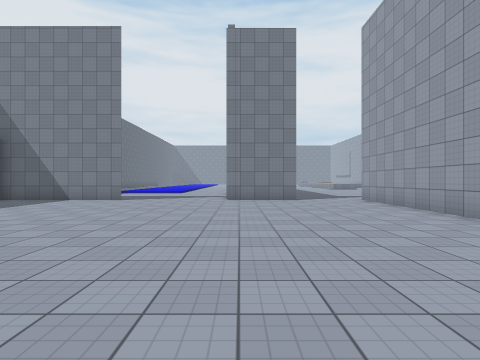
[1] (above)

17 first-person views from a walk through a Unity game level. The camera is 1.4 m above the floor, looks level and sees 80° across. The floor is counted in squares, 2 m on a side. Each view is taken from the middle of a square. On the plan, view 1 faces up. The plan holds only what a view shows up to about 10 squares ahead; the rest is blank. The player character is not drawn. Surface patterns are stand-ins for the level's own textures.

[2]
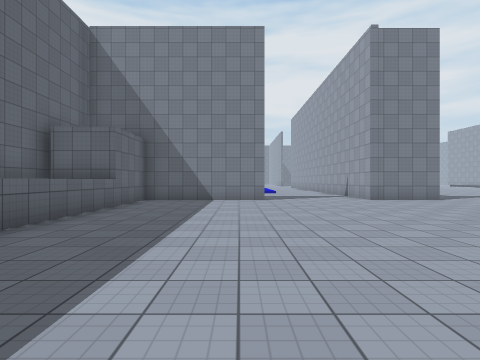

[3]
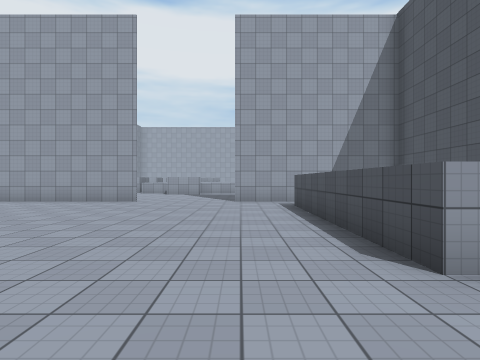

[4]
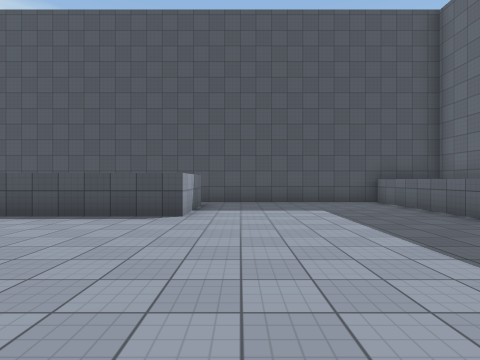

[5]
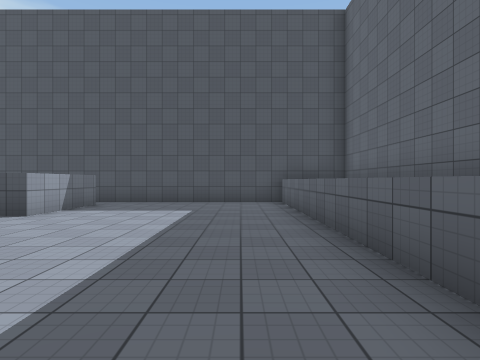

[6]
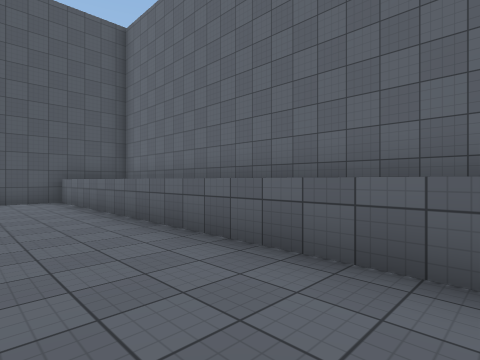

[7]
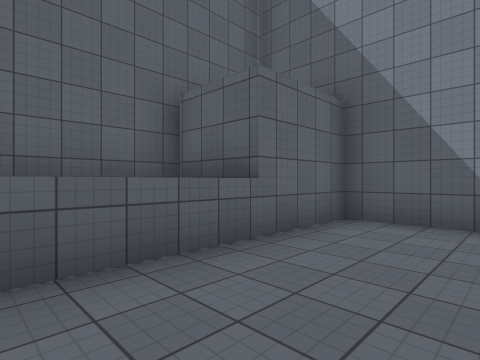

[8]
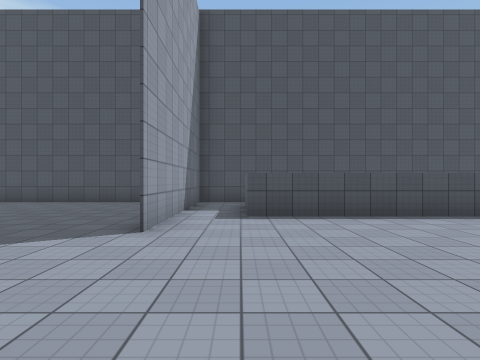

[9]
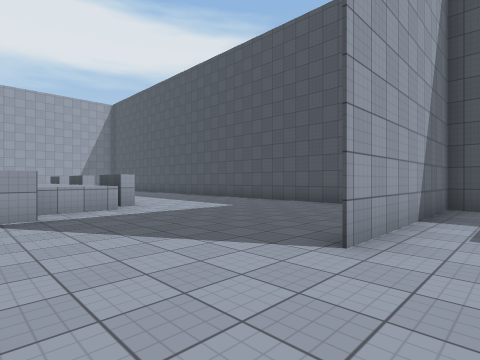

[10]
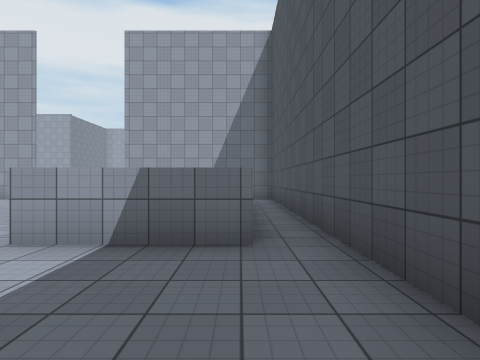

[11]
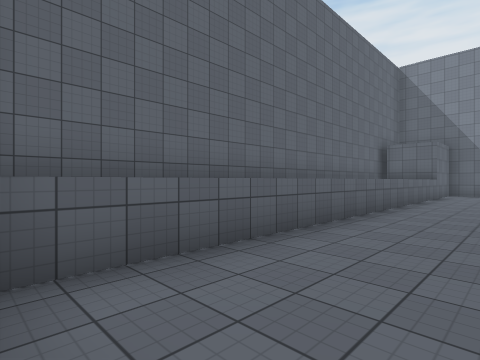

[12]
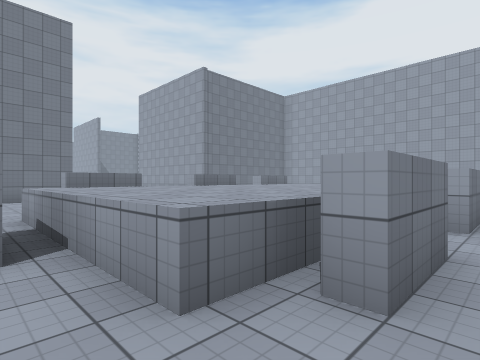

[13]
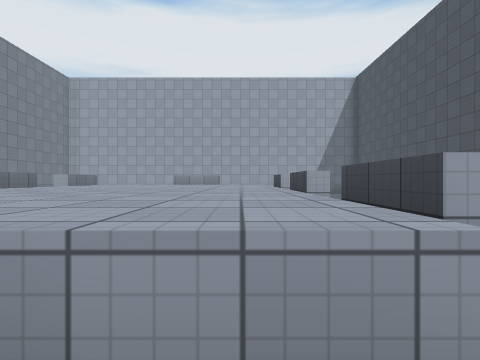

[14]
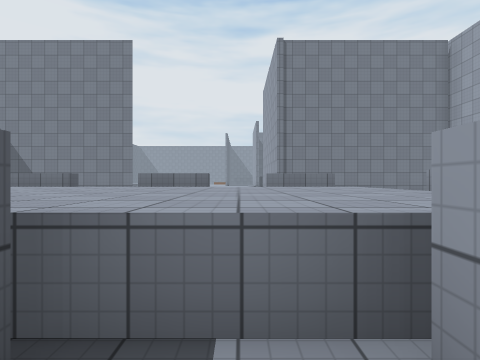

[15]
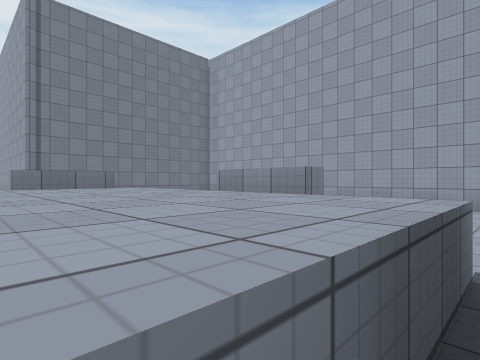

[16]
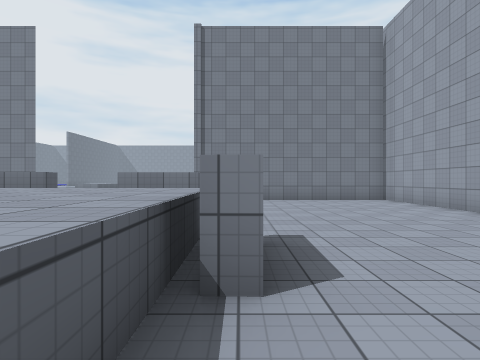

[17]
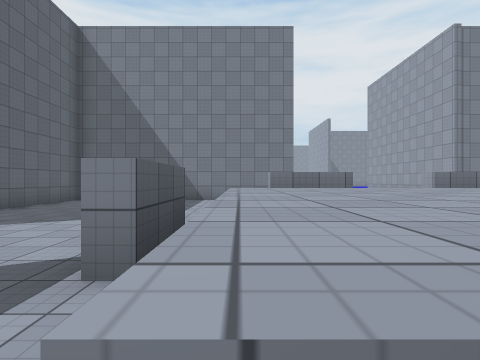

### Floor plan
Key: @ floor where view 1 was taken; # wall or solid block; . floor; ^ raised ledge.
Columns run from 10 left of view 1 to 25 right of it. Each row starts with its distance up from view 1.
 10  #####....##..#   ####        ######
  9  #............#.  ...         .....#
  8 ##............#..  ..         .....#
  7 ^^............#..  ..         .....#
  6 ^^............#... ..      ## .....#
  5 ^^............# .. .^^^^^^^^^..... #
  4 ^^............# ....^^^^^^^^^..... #
  3 ^^.................#^^^^^^^^^#...  #
  2 ^^.................#^^^^^^^^^#..   #
  1 ^^..................^^^^^^^^^......#
  0 ^^........@...#......##.##.##...
 -1 ^^............#.......... .
 -2 ^^.....^^^^^^.#........
 -3 ^^.....^    ^.#.......
 -4 ^^.....^^^^^^.# .....
 -5 #^............# .....
 -6   ############# ######

Positions as (right, up) in squares from view 1, and headings:
1: (0, 0), facing up
2: (-5, 0), facing up
3: (-5, 0), facing right
4: (-4, 4), facing down
5: (-7, 4), facing down
6: (-6, 5), facing down-left
7: (-6, 5), facing up-left
8: (3, 4), facing down
9: (3, 3), facing down-right
10: (-6, -4), facing right
11: (-6, -5), facing up-left
12: (9, -1), facing up-right
13: (9, 1), facing right
14: (16, -1), facing up
15: (16, 0), facing up-right
16: (19, 0), facing up
17: (10, 0), facing up
